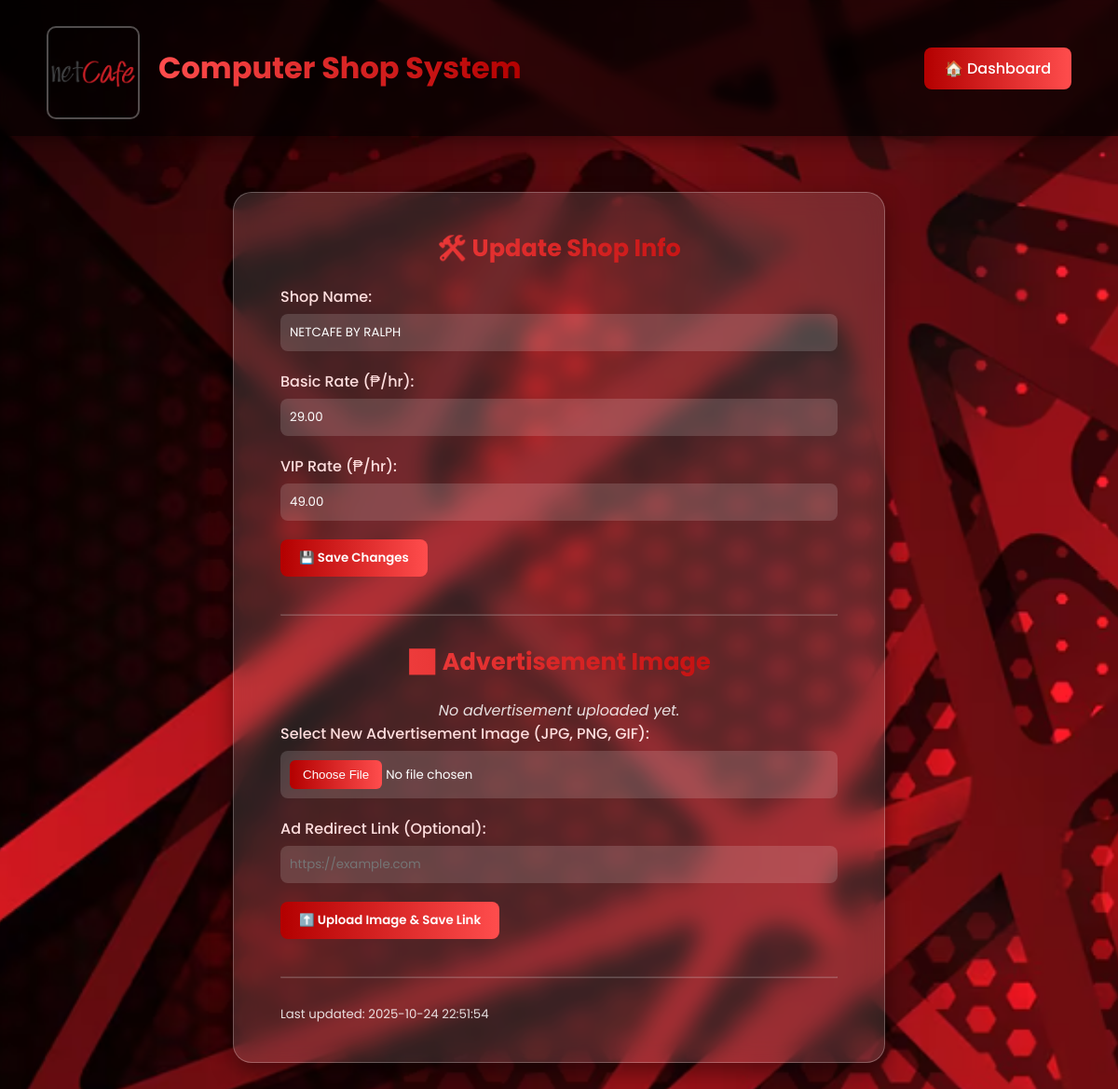
The page /computer_shop_system/admin/settings.php (signed in) on the database its author committed.
### tables this page shows
CREATE TABLE `settings` (
  `setting_id` int(11) NOT NULL,
  `shop_name` varchar(100) DEFAULT 'My Computer Shop',
  `basic_rate` decimal(10,2) DEFAULT 29.00,
  `vip_rate` decimal(10,2) DEFAULT 49.00,
  `ad_image` varchar(255) DEFAULT NULL,
  `ad_link` varchar(255) DEFAULT NULL,
  `last_updated` timestamp NOT NULL DEFAULT current_timestamp() ON UPDATE current_timestamp()
);

### computer_shop_system/admin/settings.php (the view, shortened to what this page needs)
<?php
include('../db_connect.php');
$sql = "SELECT * FROM settings LIMIT 1";
$result = $conn->query($sql);
if ($result && $result->num_rows > 0) {
    $settings = $result->fetch_assoc();
    $shop_name = $settings['shop_name'];
    $basic_rate = $settings['basic_rate'];
    $vip_rate = $settings['vip_rate'];
    $ad_image = $settings['ad_image'];
} else {
    $shop_name = "My Computer Shop";
    $basic_rate = 29.00;
    $vip_rate = 49.00;
    $ad_image = null;
}
?>
<!DOCTYPE html>
<html lang="en">
<head>
</head>
<body>
<header>
    <div class="header-left">
        <img src="assets/company/company.png" alt="Company Logo">
        <h2>Computer Shop System</h2>
    </div>
    <a href="admin_dashboard.php" class="back-btn">🏠 Dashboard</a>
</header>
<main>
    <div class="settings-container">
        <h3>🛠️ Update Shop Info</h3>
        <form action="actions/update_settings.php" method="POST">
            <label>Shop Name:</label>
            <input type="text" name="shop_name" value="<?php echo htmlspecialchars($shop_name); ?>" required>
            <label>Basic Rate (₱/hr):</label>
            <input type="number" step="0.01" name="basic_rate" value="<?php echo htmlspecialchars($basic_rate); ?>" required>
            <label>VIP Rate (₱/hr):</label>
            <input type="number" step="0.01" name="vip_rate" value="<?php echo htmlspecialchars($vip_rate); ?>" required>
            <button type="submit">💾 Save Changes</button>
        </form>
        <hr style="border-color: rgba(255,255,255,0.2); margin: 30px 0;">
        <h3>🖼️ Advertisement Image</h3>
        <?php if (!empty($ad_image)): ?>
            <p>Current Advertisement:</p>
            <img src="assets/uploads/<?php echo htmlspecialchars($ad_image); ?>" alt="Ad Image" width="250"><br><br>
            <form action="actions/delete_ad.php" method="POST" onsubmit="return confirm('Are you sure you want to delete the current ad?');">
                <button type="submit" class="delete-btn">🗑 Delete Advertisement</button>
            </form>
            <br>
        <?php else: ?>
            <p><i>No advertisement uploaded yet.</i></p>
        <?php endif; ?>
        <form action="actions/upload_ad.php" method="POST" enctype="multipart/form-data">
            <label>Select New Advertisement Image (JPG, PNG, GIF):</label>
            <input type="file" name="ad_image" accept=".jpg,.jpeg,.png,.gif" required>
            <label>Ad Redirect Link (Optional):</label>
            <input type="url" name="ad_link" placeholder="https://example.com">
            <button type="submit">⬆️ Upload Image & Save Link</button>
        </form>
        <hr style="border-color: rgba(255,255,255,0.2); margin: 25px 0;">
        <small>Last updated: <?php echo isset($settings['last_updated']) ? $settings['last_updated'] : 'N/A'; ?></small>
    </div>
</main>
</body>
</html>

### computer_shop_system/admin/settings.php (style rules this page uses)
* { margin: 0; padding: 0; box-sizing: border-box; font-family: 'Poppins', sans-serif; }
body { background: url('assets/company/bgadmin.png') no-repeat center center / cover; background-attachment: fixed; min-height: 100vh; color: #fff; display: flex; flex-direction: column; }
header { display: flex; justify-content: space-between; align-items: center; padding: 18px 50px; background: rgba(0, 0, 0, 0.65); box-shadow: 0 4px 20px rgba(0, 0, 0, 0.4); backdrop-filter: blur(6px); position: sticky; top: 0; z-index: 10; }
.header-left { display: flex; align-items: center; gap: 20px; }
.header-left img { width: 100px; height: 100px; object-fit: contain; }
.header-left h2 { font-size: 2rem; background: linear-gradient(90deg, #ff4d4d, #b30000); -webkit-background-clip: text; -webkit-text-fill-color: transparent; font-weight: 700; }
.back-btn { background: linear-gradient(90deg, #b30000, #ff4d4d); color: #fff; padding: 10px 22px; border-radius: 8px; font-weight: 500; text-decoration: none; transition: all 0.3s ease; }
main { flex: 1; display: flex; justify-content: center; align-items: flex-start; padding: 60px 20px; overflow-y: auto; }
.settings-container { background: rgba(255, 255, 255, 0.12); border-radius: 20px; padding: 40px 50px; width: 95%; max-width: 700px; backdrop-filter: blur(12px); border: 1px solid rgba(255, 255, 255, 0.25); box-shadow: 0 10px 25px rgba(0, 0, 0, 0.4); }
h3 { text-align: center; font-size: 1.6rem; margin-bottom: 20px; background: linear-gradient(90deg, #ff4d4d, #b30000); -webkit-background-clip: text; -webkit-text-fill-color: transparent; }
form { margin-bottom: 40px; }
label { display: block; margin-bottom: 6px; font-weight: 500; color: #ffdede; }
input[type="text"], input[type="number"], input[type="url"], input[type="file"] { width: 100%; padding: 10px; border-radius: 8px; border: none; margin-bottom: 20px; background: rgba(255, 255, 255, 0.15); color: #fff; outline: none; }
button { background: linear-gradient(90deg, #b30000, #ff4d4d); color: white; border: none; padding: 10px 20px; border-radius: 8px; cursor: pointer; transition: 0.3s; font-weight: 600; }
img { border-radius: 10px; margin-top: 10px; border: 2px solid rgba(255,255,255,0.3); }
p, small { color: rgba(255,255,255,0.85); text-align: center; }

### rows shown on the page
settings: shop_name "NETCAFE BY RALPH", basic_rate "29.00", vip_rate "49.00", last_updated "2025-10-24 22:51:54"
